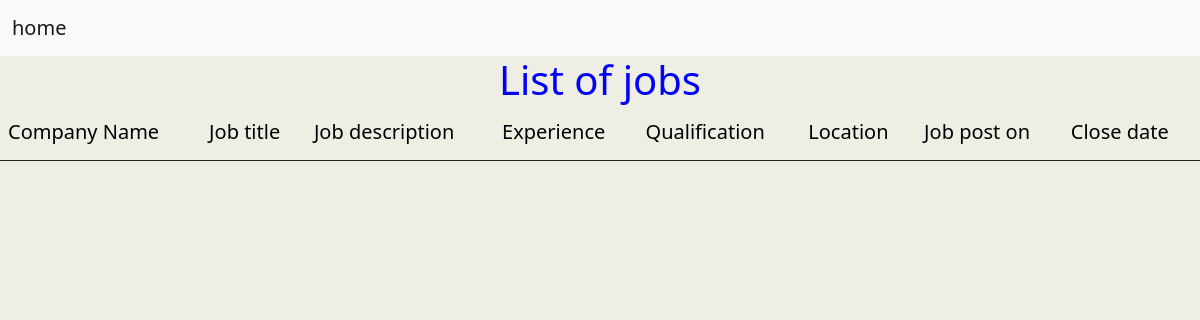
Before: /employee/findjob with the older database file.
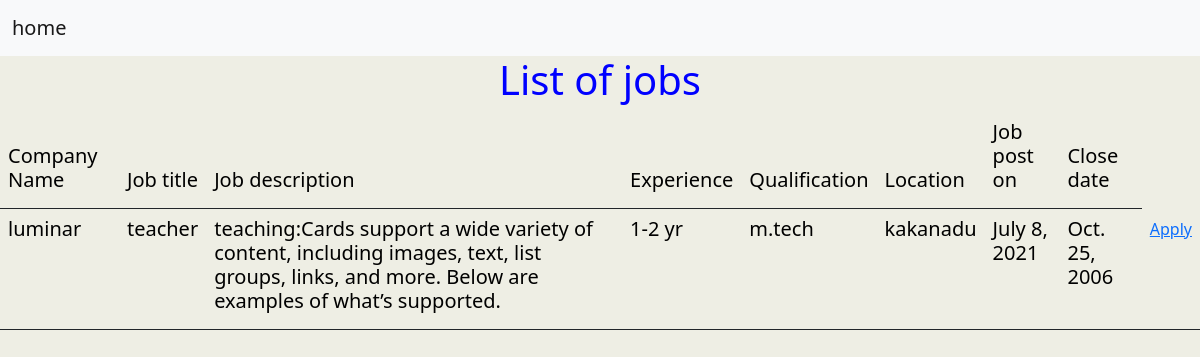
After: the same page with the newer database file.
### Employee/models.py (models this page shows, shortened)
class EmployeeRegModel(models.Model):
    company_name = models.CharField(max_length=120, unique=True)
    job_title = models.CharField(max_length=120)
    job_description = models.CharField(max_length=500)
    experience = models.CharField(max_length=100)
    qualification = models.CharField(max_length=100)
    location = models.CharField(max_length=120)
    job_post_on = models.DateField(auto_now=True)
    close = models.DateField()

### Employee/views.py (the view)
# urls.py: path("findjob", Findjob.as_view(), name="findjob"),
class Findjob(ListView):
    model=EmployeeRegModel
    template_name="findjob.html"
    context_object_name = "jobs"

### Employee/templates/findjob.html (shortened to what this page needs)
<!DOCTYPE html>
{%load static%}
<html lang="en">
<head>
<nav class="navbar navbar-light bg-light">
  <div class="container-fluid">
    <a class="navbar-brand" href="{%url 'home'%}">home</a>
  </div>
</nav>
<link href="https://cdn.jsdelivr.net/npm/bootstrap@5.0.1/dist/css/bootstrap.min.css" rel="stylesheet">
</head>
<body>
<h1 align="center">List of jobs</h1>
<table class="table">
     <thead>
    <tr>
      <th scope="col"><h5>Company Name</h5></th>
      <th scope="col"><h5>Job title</h5></th>
      <th scope="col"><h5>Job description</h5></th>
      <th scope="col"><h5>Experience</h5></th>
       <th scope="col"><h5>Qualification</h5></th>
       <th scope="col"><h5>Location</h5></th>
        <th scope="col"><h5>Job post on</h5></th>
       <th scope="col"><h5>Close date</h5></th>
    </tr>
  </thead>
  <tbody>
{%for job in jobs%}
    <tr>
        <td><h5>{{job.company_name}}</h5></td>
        <td><h5>{{job.job_title}}</h5></td>
        <td><h5>{{job.job_description}}</h5></td>
        <td><h5>{{job.experience}}</h5></td>
        <td><h5>{{job.qualification}}</h5></td>
        <td><h5>{{job.location}}</h5></td>
        <td><h5>{{job.job_post_on}}</h5></td>
        <td><h5>{{job.close}}</h5></td>
        <td><a href="{%url 'js_application'%}">Apply</a></td>
        {% endfor %}
    </tr>
</table>
</body>
</html>

Changed rows visible on the page:
added EmployeeRegModel: company_name "luminar", job_title "teacher", job_description "teaching:Cards support a wide variety of content, including images, text, list groups, links, and more. Below are examples of what’s supported.", experience "1-2 yr", qualification "m.tech", location "kakanadu", job_post_on "July 8, 2021", close "Oct. 25, 2006"
